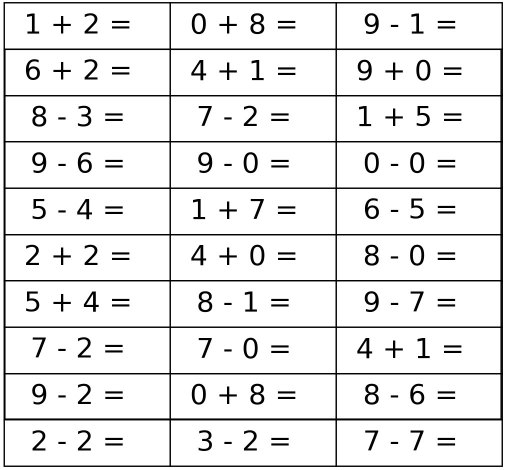
%> input picture Project3/asset/image/test6.png, 1012 x 940 px (shown at 1/2 size)
$ octave my_test.m   (GNU Octave 9; MATLAB toolbox functions it lacks are replaced by stand-ins)
%> lines starting %> are read from the running program, lines starting %| are printed output that depends on the picture; in (x1, y1, x2, y2) boxes, pixels count from 0 and x2, y2 are one past the last pixel; in counts of white or black regions, pixels touching at a corner belong together; the program's own positions count from 1
### Project3/code/my_calculator.m
function output = my_calculator(input_image)
%in this function, you should finish the character recognition task.
%the input parameter is a matrix of an image which contains several expressions
%the output parameter is a matrix of an image which contains the results of expressions

table_rows = 10;
table_cols = 3;

in = rgb2gray(input_image);
ib = imbinarize(in);
[rows, cols] = size(ib);

% Remove the white border
output = cut(ib, 1, 1, rows, cols, 0);

[totalHeight, totalWidth] = size(output);
height = uint16(ceil(totalHeight / table_rows));
width = uint16(ceil(totalWidth / table_cols));

% Cut to get every grid and caculate
for i = 1 : table_rows
    for j = 1 : table_cols
        grid = cut(output, 1+height*(i-1), 1+width*(j-1), height*i, width*j, 1);
%         figure
%         imshow(grid);
        [gr, gc]  =size(grid);
        for m = 1 : gr - 1
            for n = 1:gc - 1
                gltr = 1+height*(i-1)+m;
                gltc = 1+width*(j-1)+n;
                if(output(gltr, gltc) == 1)
                    break;
                end
            end
            if(output(gltr, gltc) == 1)
                break;
            end
        end
        l = bwlabel(~grid);
        s = regionprops(l,'BoundingBox');
        LTc = floor(s(1).BoundingBox(1));
        LTr = floor(s(1).BoundingBox(2));
        lc = uint16(s(1).BoundingBox(3) + 1);
        lr = uint16(s(1).BoundingBox(4) + 1);
        digit1 = my_digit(grid(LTr:LTr+lr, LTc:LTc+lc));
        LTc = floor(s(2).BoundingBox(1));
        LTr = floor(s(2).BoundingBox(2));
        lc = uint16(s(2).BoundingBox(3) + 1);
        lr = uint16(s(2).BoundingBox(4) + 1);
        op = my_operator(grid(LTr:LTr+lr, LTc:LTc+lc));
        LTc = floor(s(3).BoundingBox(1));
        LTr = floor(s(3).BoundingBox(2));
        lc = uint16(s(3).BoundingBox(3) + 1);
        lr = uint16(s(3).BoundingBox(4) + 1);
        digit2 = my_digit(grid(LTr:LTr+lr, LTc:LTc+lc));
        digit1 = uint8(str2double(digit1));
        digit2 = uint8(str2double(digit2));
        if op == '+'
            res = digit1 + digit2;
        else
            res = digit1 - digit2;
        end
        imgname = ['digit', num2str(res), '.jpg'];
        resimg = imread(imgname);
        resimg = imbinarize(rgb2gray(resimg));
        grid(3:82, 240:319) = resimg;
        output(gltr:gltr+gr-1, gltc:gltc+gc-1) = grid;
    end
end

### Project3/code/cut.m
function grid= cut(ib, LTr, LTc, RBr, RBc,  flag)

grid = ib(LTr:RBr, LTc: RBc);
[r, c] = find(grid == flag);
[rectx,recty] = minboundrect(c,r,'a');
LTr = recty(1);
LTc = rectx(1);
RBr = recty(3);
RBc = rectx(3);
grid = grid(LTr:RBr, LTc:RBc);

end

### Project3/code/minboundrect.m
function [rectx,recty,area,perimeter] = minboundrect(x,y,metric)
% minboundrect: Compute the minimal bounding rectangle of points in the plane
% usage: [rectx,recty,area,perimeter] = minboundrect(x,y,metric)
%
% arguments: (input)
%  x,y - vectors of points, describing points in the plane as
%        (x,y) pairs. x and y must be the same lengths.
%
%  metric - (OPTIONAL) - single letter character flag which
%        denotes the use of minimal area or perimeter as the
%        metric to be minimized. metric may be either 'a' or 'p',
%        capitalization is ignored. Any other contraction of 'area'
%        or 'perimeter' is also accepted.
%
%        DEFAULT: 'a'    ('area')
%
% arguments: (output)
%  rectx,recty - 5x1 vectors of points that define the minimal
%        bounding rectangle.
%
%  area - (scalar) area of the minimal rect itself.
%
%  perimeter - (scalar) perimeter of the minimal rect as found
%
%
% Note: For those individuals who would prefer the rect with minimum
% perimeter or area, careful testing convinces me that the minimum area
% rect was generally also the minimum perimeter rect on most problems
% (with one class of exceptions). This same testing appeared to verify my
% assumption that the minimum area rect must always contain at least
% one edge of the convex hull. The exception I refer to above is for
% problems when the convex hull is composed of only a few points,
% most likely exactly 3. Here one may see differences between the
% two metrics. My thanks to Roger Stafford for pointing out this
% class of counter-examples.
%
% Thanks are also due to Roger for pointing out a proof that the
% bounding rect must always contain an edge of the convex hull, in
% both the minimal perimeter and area cases.
%
%
% Example usage:
%  x = rand(50000,1);
%  y = rand(50000,1);
%  tic,[rx,ry,area] = minboundrect(x,y);toc
%
%  Elapsed time is 0.105754 seconds.
%
%  [rx,ry]
%  ans =
%      0.99994  -4.2515e-06
%      0.99998      0.99999
%   2.6441e-05            1
%  -5.1673e-06   2.7356e-05
%      0.99994  -4.2515e-06
%
%  area
%  area =
%      0.99994
%
%
% See also: minboundcircle, minboundtri, minboundsphere
%
%
% Author: John D'Errico
% E-mail: woodchips@rochester.rr.com
% Release: 3.0
% Release date: 3/7/07

% default for metric
if (nargin<3) || isempty(metric)
  metric = 'a';
elseif ~ischar(metric)
  error 'metric must be a character flag if it is supplied.'
else
  % check for 'a' or 'p'
  metric = lower(metric(:)');
  ind = strmatch(metric,{'area','perimeter'});
  if isempty(ind)
    error 'metric does not match either ''area'' or ''perimeter'''
  end

  % just keep the first letter.
  metric = metric(1);
end

% preprocess data
x=x(:);
y=y(:);

% not many error checks to worry about
n = length(x);
if n~=length(y)
  error 'x and y must be the same sizes'
end

% start out with the convex hull of the points to
% reduce the problem dramatically. Note that any
% points in the interior of the convex hull are
% never needed, so we drop them.
if n>3
  edges = convhull(x,y);

  % exclude those points inside the hull as not relevant
  % also sorts the points into their convex hull as a
  % closed polygon

  x = x(edges);
  y = y(edges);

  % probably fewer points now, unless the points are fully convex
  nedges = length(x) - 1;
elseif n>1
  % n must be 2 or 3
  nedges = n;
  x(end+1) = x(1);
  y(end+1) = y(1);
else
  % n must be 0 or 1
  nedges = n;
end

% now we must find the bounding rectangle of those
% that remain.

% special case small numbers of points. If we trip any
% of these cases, then we are done, so return.
switch nedges
  case 0
    % empty begets empty
    rectx = [];
    recty = [];
    area = [];
    perimeter = [];
    return
  case 1
    % with one point, the rect is simple.
    rectx = repmat(x,1,5);
    recty = repmat(y,1,5);
    area = 0;
    perimeter = 0;
    return
  case 2
    % only two points. also simple.
    rectx = x([1 2 2 1 1]);
    recty = y([1 2 2 1 1]);
    area = 0;
    perimeter = 2*sqrt(diff(x).^2 + diff(y).^2);
    return
end
% 3 or more points.

% will need a 2x2 rotation matrix through an angle theta
Rmat = @(theta) [cos(theta) sin(theta);-sin(theta) cos(theta)];

% get the angle of each edge of the hull polygon.
ind = 1:(length(x)-1);
edgeangles = atan2(y(ind+1) - y(ind),x(ind+1) - x(ind));
% move the angle into the first quadrant.
edgeangles = unique(mod(edgeangles,pi/2));

% now just check each edge of the hull
nang = length(edgeangles);
area = inf;
perimeter = inf;
met = inf;
xy = [x,y];
for i = 1:nang
  % rotate the data through -theta
  rot = Rmat(-edgeangles(i));
  xyr = xy*rot;
  xymin = min(xyr,[],1);
  xymax = max(xyr,[],1);

  % The area is simple, as is the perimeter
  A_i = prod(xymax - xymin);
  P_i = 2*sum(xymax-xymin);

  if metric=='a'
    M_i = A_i;
  else
    M_i = P_i;
  end

  % new metric value for the current interval. Is it better?
  if M_i<met
    % keep this one
    area = A_i;
    met = M_i;
    perimeter = P_i;

    rect = [xymin;[xymax(1),xymin(2)];xymax;[xymin(1),xymax(2)];xymin];
    rect = rect*rot';
    rectx = rect(:,1);
    recty = rect(:,2);

  end
end
% get the final rect

% all done

end % mainline end

### Project3/code/my_digit.m
function digit = my_digit(ib)

%input: ib - a binary image
%output: digit - the digit in the image

%in this function, you should finish the digit recognition task.
%the input parameter is a matrix of an image which contains a digit.
%the output parameter represents which digit it is.

ib = ~ib;
results =ocr(ib,'TextLayout','Block');
digit = results.Text(1,1);

### Project3/code/my_test.m
%DIP19 Assignment 3
%Character Recongnition

clc; clear all;

% [13 lines of commented-out code are left out]

imname = 'test6.png';
imgInput = imread(imname);
%> imgInput is the input picture: size 940x1012x3 uint8; min 0, max 255, mean 232.2
imgOutput = my_calculator(imgInput);
%> in my_calculator, `ib = imbinarize(in);`: ib: size 940x1012 logical; 91% white; 151 black regions, largest, box (x1, y1, x2, y2) and area: (7, 4, 1006, 934) 46866, (501, 26, 529, 68) 557, (501, 768, 529, 809) 557
%> in cut, `[r, c] = find(grid == flag);`: r = 85796 values from 5 to 934; c = 85796 values from 8 to 1006
%> in minboundrect, `n = length(x);`: n = 85796
%> in minboundrect, `edges = convhull(x,y);`: edges = [1; 84867; 85796; 930; 1]
%> in minboundrect, `x = x(edges);`: x = [8; 1006; 1006; 8; 8]
%> in minboundrect, `y = y(edges);`: y = [5; 5; 934; 934; 5]
%> in minboundrect, `nedges = length(x) - 1;`: nedges = 4
%> in minboundrect, `ind = 1:(length(x)-1);`: ind = [1 2 3 4]
%> in minboundrect, `edgeangles = atan2(y(ind+1) - y(ind),x(ind+1) - x(ind));`: edgeangles = [0; 1.57; 3.14; -1.57]
%> in minboundrect, `edgeangles = unique(mod(edgeangles,pi/2));`: edgeangles = 0
%> in minboundrect, `nang = length(edgeangles);`: nang = 1
%> in minboundrect, `xy = [x,y];`: xy = [8 5; 1006 5; 1006 934; 8 934; 8 5]
%> the loop in minboundrect, `for i = 1:nang` made 1 pass
%> (rot, A_i, P_i, M_i, area, met, perimeter, rect) on pass 1: ([1 0; 0 1], 927142, 3854, 927142, 927142, 927142, 3854, [8 5; 1006 5; 1006 934; 8 934; 8 5])
%> in cut, `[rectx,recty] = minboundrect(c,r,'a');`: rectx = [8; 1006; 1006; 8; 8]; recty = [5; 5; 934; 934; 5]
%> in cut, `LTr = recty(1);`: LTr = 5
%> in cut, `LTc = rectx(1);`: LTc = 8
%> in cut, `RBr = recty(3);`: RBr = 934
%> in cut, `RBc = rectx(3);`: RBc = 1006
%> in cut, `grid = grid(LTr:RBr, LTc:RBc);`:
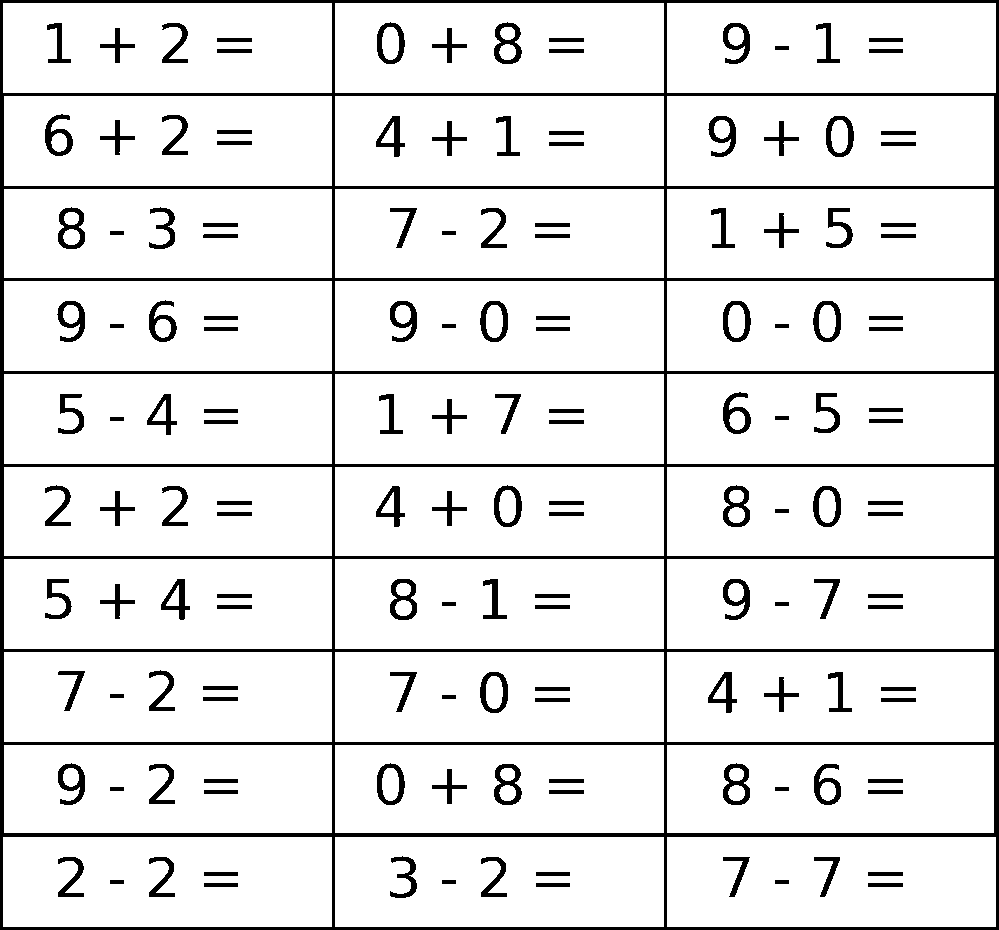
%> grid: size 930x999 logical; 90.8% white; 151 black regions, largest, box (x1, y1, x2, y2) and area: (0, 0, 999, 930) 46866, (494, 22, 522, 64) 557, (494, 764, 522, 805) 557
%> call 2 of cut, with LTr = 1, LTc = 1, RBr = 93, RBc = 333, flag = 1
%> in cut (call 2), `grid = ib(LTr:RBr, LTc: RBc);`:
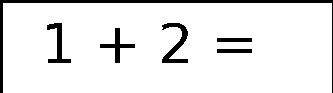
%> grid: size 93x333 logical; 91.4% white; 6 black regions, box (x1, y1, x2, y2) and area: (0, 0, 333, 93) 1359, (162, 23, 188, 63) 399, (47, 23, 71, 63) 324, (100, 28, 135, 63) 295, (217, 38, 252, 42) 140, (217, 49, 252, 53) 140
%> in cut (call 2), `[r, c] = find(grid == flag);`: r = 28312 values from 4 to 93; c = 28312 values from 4 to 332
%> the loop in minboundrect (call 2), `for i = 1:nang` made 1 pass
%> (rot, A_i, P_i, M_i, area, met, perimeter, rect) on pass 1: ([1 0; 0 1], 29192, 834, 29192, 29192, 29192, 834, [4 4; 332 4; 332 93; 4 93; 4 4])
%> in cut (call 2), `[rectx,recty] = minboundrect(c,r,'a');`: rectx = [4; 332; 332; 4; 4]; recty = [4; 4; 93; 93; 4]
%> in cut (call 2), `LTr = recty(1);`: LTr = 4
%> in cut (call 2), `RBr = recty(3);`: RBr = 93
%> in cut (call 2), `RBc = rectx(3);`: RBc = 332
%> in cut (call 2), `grid = grid(LTr:RBr, LTc:RBc);`:
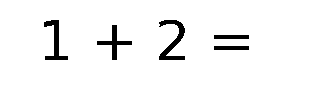
%> grid: size 90x329 logical; 95.6% white; 5 black regions
%> in my_calculator, `l = bwlabel(~grid);`:
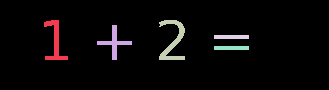
%> l: size 90x329 double; 6 distinct labels, from 0 to 5; one colour per label, 0 black
%> in my_calculator, `s = regionprops(l,'BoundingBox');`: s = 5 regions; box (x1, y1, x2, y2): (44, 20, 68, 60), (97, 25, 132, 60), (159, 20, 185, 60), (214, 35, 249, 39), (214, 46, 249, 50)
%> in my_calculator, `LTc = floor(s(1).BoundingBox(1));`: LTc = 44
%> in my_calculator, `LTr = floor(s(1).BoundingBox(2));`: LTr = 20
%> in my_calculator, `lc = uint16(s(1).BoundingBox(3) + 1);`: lc = 25
%> in my_calculator, `lr = uint16(s(1).BoundingBox(4) + 1);`: lr = 41
%> in my_digit, `ib = ~ib;`:
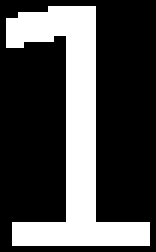
%> ib: size 42x26 logical (shown 6 times larger); 29.7% white; 1 white region, box (x1, y1, x2, y2) and area: (1, 1, 25, 41) 324
%> the run ends on the next line

$ run again, with Project3/asset/image/test1.png copied over Project3/asset/image/test6.png
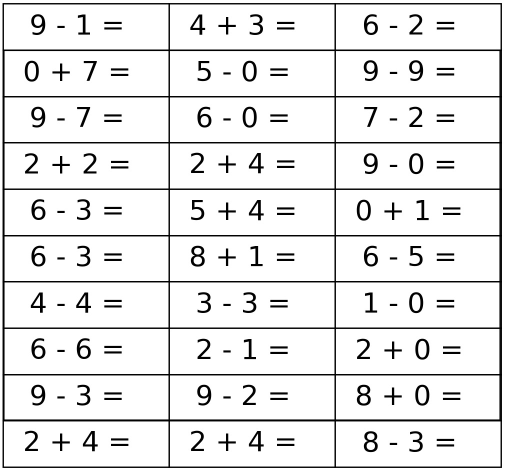
%> input picture Project3/asset/image/test1.png, 1016 x 944 px (shown at 1/2 size)
%> imgInput is the input picture: size 944x1016x3 uint8; min 0, max 255, mean 232.3
%> r = 85982 values from 7 to 936; c = 85982 values from 6 to 1004
%> n = 85982
%> edges = [1; 85053; 85982; 930; 1]
%> x = [6; 1004; 1004; 6; 6]
%> y = [7; 7; 936; 936; 7]
%> nedges = 4
%> ind = [1 2 3 4]
%> in minboundrect, `edgeangles = atan2(y(ind+1) - y(ind),x(ind+1) - x(ind));`: edgeangles = [0; 1.57; 3.14; -1.57]
%> in minboundrect, `edgeangles = unique(mod(edgeangles,pi/2));`: edgeangles = 0
%> nang = 1
%> xy = [6 7; 1004 7; 1004 936; 6 936; 6 7]
%> the loop in minboundrect, `for i = 1:nang` made 1 pass
%> (rot, A_i, P_i, M_i, area, met, perimeter, rect) on pass 1: ([1 0; 0 1], 927142, 3854, 927142, 927142, 927142, 3854, [6 7; 1004 7; 1004 936; 6 936; 6 7])
%> in cut, `[rectx,recty] = minboundrect(c,r,'a');`: rectx = [6; 1004; 1004; 6; 6]; recty = [7; 7; 936; 936; 7]
%> in cut, `LTr = recty(1);`: LTr = 7
%> in cut, `LTc = rectx(1);`: LTc = 6
%> RBr = 936
%> RBc = 1004
%> in cut (call 2), `grid = ib(LTr:RBr, LTc: RBc);`:
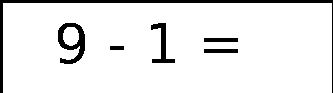
%> grid: size 93x333 logical; 91.9% white; 6 black regions, box (x1, y1, x2, y2) and area: (0, 0, 333, 93) 1359, (58, 23, 85, 64) 512, (151, 23, 175, 63) 322, (204, 38, 238, 42) 136, (204, 49, 238, 53) 136, (110, 46, 124, 50) 56
%> r = 28448 values from 4 to 93; c = 28448 values from 4 to 332
%> the loop in minboundrect (call 2), `for i = 1:nang` made 1 pass
%> (rot, A_i, P_i, M_i, area, met, perimeter, rect) on pass 1: ([1 0; 0 1], 29192, 834, 29192, 29192, 29192, 834, [4 4; 332 4; 332 93; 4 93; 4 4])
%> in cut (call 2), `[rectx,recty] = minboundrect(c,r,'a');`: rectx = [4; 332; 332; 4; 4]; recty = [4; 4; 93; 93; 4]
%> in cut (call 2), `LTr = recty(1);`: LTr = 4
%> RBr = 93
%> RBc = 332
%> l: size 90x329 double; 6 distinct labels, from 0 to 5
%> s = 5 regions; box (x1, y1, x2, y2): (55, 20, 82, 61), (107, 43, 121, 47), (148, 20, 172, 60), (201, 35, 235, 39), (201, 46, 235, 50)
%> in my_calculator, `LTc = floor(s(1).BoundingBox(1));`: LTc = 55
%> in my_calculator, `LTr = floor(s(1).BoundingBox(2));`: LTr = 20
%> lc = 28
%> lr = 42
%> in my_digit, `ib = ~ib;`:
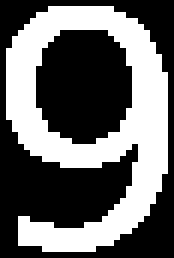
%> ib: size 43x29 logical (shown 6 times larger); 41.1% white; 1 white region, box (x1, y1, x2, y2) and area: (1, 1, 28, 42) 512

$ run again, with Project3/asset/image/test2.png copied over Project3/asset/image/test6.png
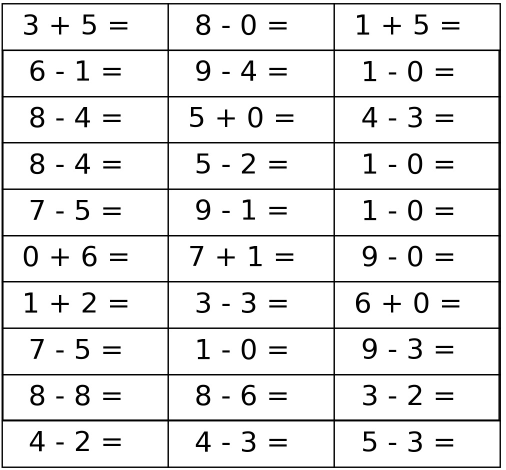
%> input picture Project3/asset/image/test2.png, 1012 x 940 px (shown at 1/2 size)
%> imgInput is the input picture: size 940x1012x3 uint8; min 0, max 255, mean 232.4
%> r = 84553 values from 7 to 936; c = 84553 values from 4 to 1002
%> n = 84553
%> edges = [1; 83624; 84553; 930; 1]
%> x = [4; 1002; 1002; 4; 4]
%> y = [7; 7; 936; 936; 7]
%> nedges = 4
%> ind = [1 2 3 4]
%> in minboundrect, `edgeangles = atan2(y(ind+1) - y(ind),x(ind+1) - x(ind));`: edgeangles = [0; 1.57; 3.14; -1.57]
%> in minboundrect, `edgeangles = unique(mod(edgeangles,pi/2));`: edgeangles = 0
%> nang = 1
%> xy = [4 7; 1002 7; 1002 936; 4 936; 4 7]
%> the loop in minboundrect, `for i = 1:nang` made 1 pass
%> (rot, A_i, P_i, M_i, area, met, perimeter, rect) on pass 1: ([1 0; 0 1], 927142, 3854, 927142, 927142, 927142, 3854, [4 7; 1002 7; 1002 936; 4 936; 4 7])
%> in cut, `[rectx,recty] = minboundrect(c,r,'a');`: rectx = [4; 1002; 1002; 4; 4]; recty = [7; 7; 936; 936; 7]
%> in cut, `LTr = recty(1);`: LTr = 7
%> in cut, `LTc = rectx(1);`: LTc = 4
%> RBr = 936
%> RBc = 1002
%> in cut (call 2), `grid = ib(LTr:RBr, LTc: RBc);`:
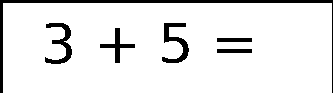
%> grid: size 93x333 logical; 91.1% white; 6 black regions, box (x1, y1, x2, y2) and area: (0, 0, 333, 93) 1359, (162, 23, 189, 63) 423, (45, 23, 72, 64) 413, (100, 28, 135, 63) 295, (217, 38, 252, 42) 140, (217, 49, 252, 53) 140
%> r = 28199 values from 4 to 93; c = 28199 values from 4 to 332
%> the loop in minboundrect (call 2), `for i = 1:nang` made 1 pass
%> (rot, A_i, P_i, M_i, area, met, perimeter, rect) on pass 1: ([1 0; 0 1], 29192, 834, 29192, 29192, 29192, 834, [4 4; 332 4; 332 93; 4 93; 4 4])
%> in cut (call 2), `[rectx,recty] = minboundrect(c,r,'a');`: rectx = [4; 332; 332; 4; 4]; recty = [4; 4; 93; 93; 4]
%> in cut (call 2), `LTr = recty(1);`: LTr = 4
%> RBr = 93
%> RBc = 332
%> l: size 90x329 double; 6 distinct labels, from 0 to 5
%> s = 5 regions; box (x1, y1, x2, y2): (42, 20, 69, 61), (97, 25, 132, 60), (159, 20, 186, 60), (214, 35, 249, 39), (214, 46, 249, 50)
%> in my_calculator, `LTc = floor(s(1).BoundingBox(1));`: LTc = 42
%> in my_calculator, `LTr = floor(s(1).BoundingBox(2));`: LTr = 20
%> lc = 28
%> lr = 42
%> in my_digit, `ib = ~ib;`:
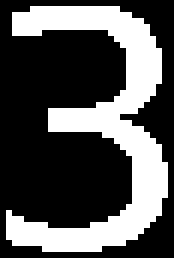
%> ib: size 43x29 logical (shown 6 times larger); 33.1% white; 1 white region, box (x1, y1, x2, y2) and area: (1, 1, 28, 42) 413
